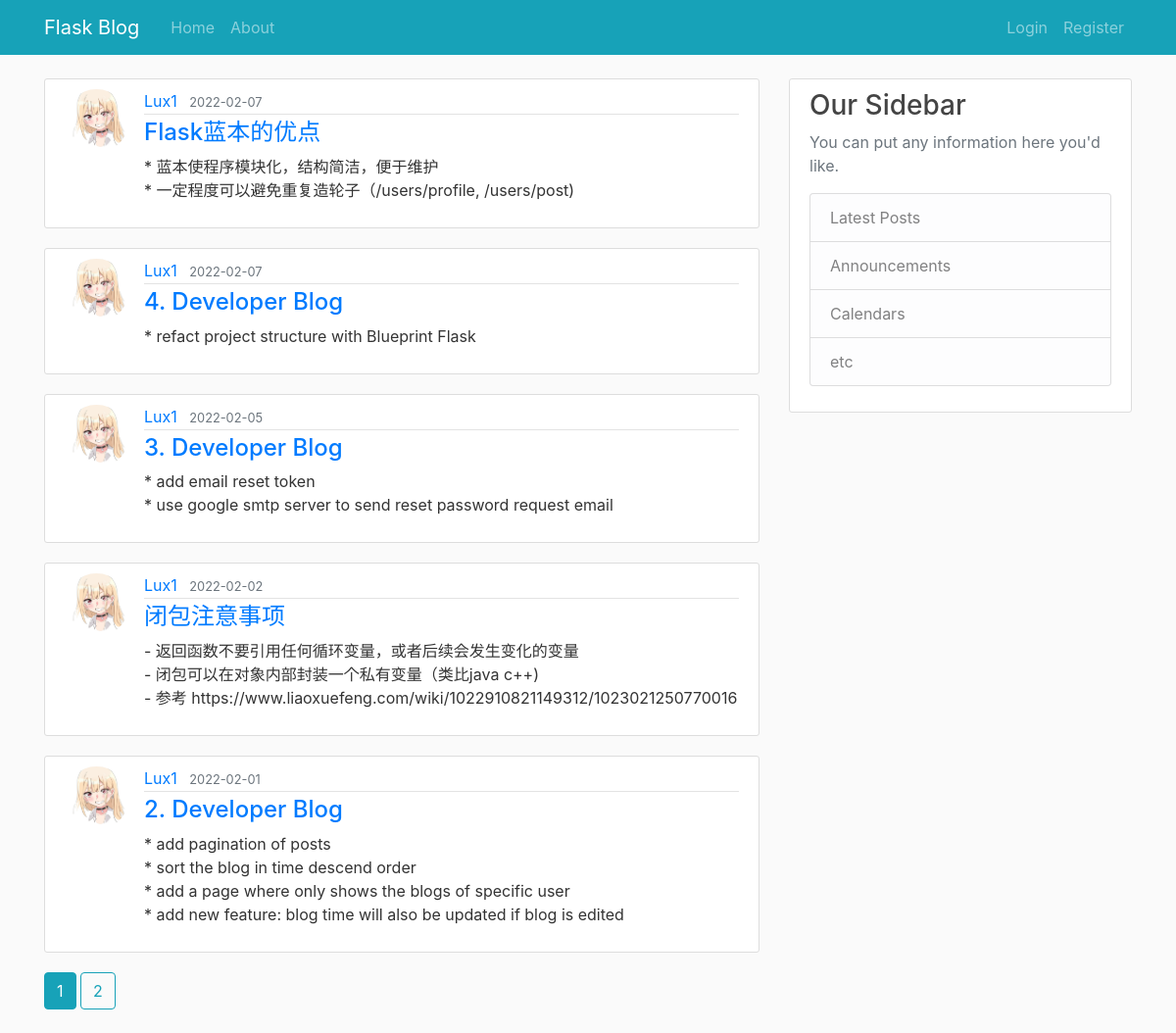
Page /home on the earlier database version.
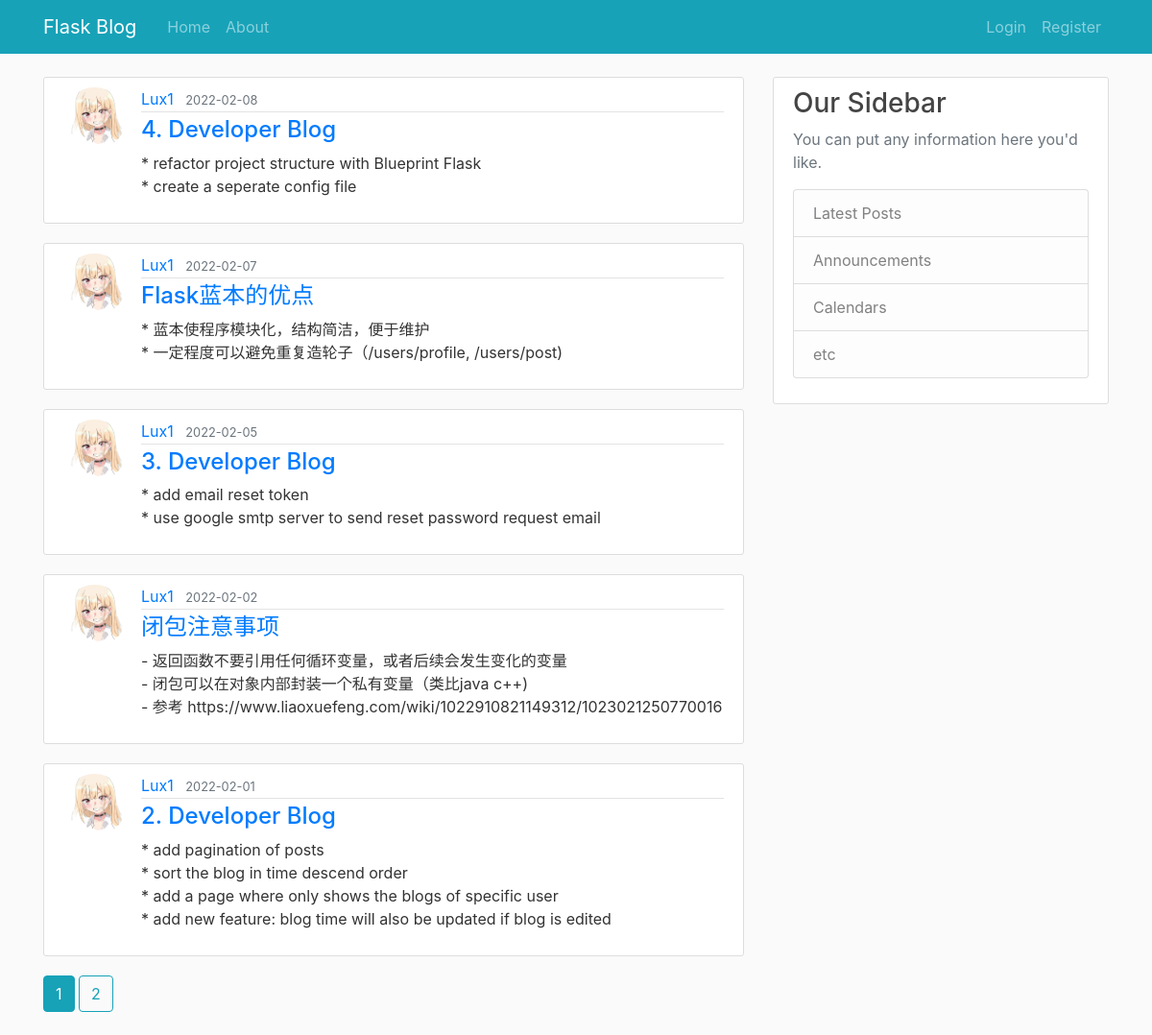
Same page on the later database version.
### flaskblog/models.py (models this page shows, shortened)
class Post(db.Model):
    id = db.Column(db.Integer, primary_key=True)
    title = db.Column(db.String(100), nullable=False)
    date_posted = db.Column(db.DateTime, nullable=False, default=datetime.utcnow)
    content = db.Column(db.Text, nullable=False)
    user_id = db.Column(db.Integer, db.ForeignKey('user.id'), nullable=False)

class User(db.Model, UserMixin):
    id = db.Column(db.Integer, primary_key=True)
    username = db.Column(db.String(20), unique=True, nullable=False)
    email = db.Column(db.String(120), unique=True, nullable=False)
    image_file = db.Column(db.String(20), nullable=False, default='default.png')
    password = db.Column(db.String(60), nullable=False)
    posts = db.relationship('Post', backref='author', lazy=True)

### flaskblog/main/routes.py (the view)
@main.route('/')
@main.route('/home')
def home():
    page = request.args.get('page', 1, type=int)
    posts = Post.query.order_by(Post.date_posted.desc()).paginate(page=page, per_page=5)
    return render_template('home.html', posts=posts, title="home")

### flaskblog/templates/home.html
{% extends "template.html" %}
{% block content %}
    {% for post in posts.items %}
        <article class="media content-section">
            {% if post.author.image_file != 'default.png' %}
                <img class="rounded-circle article-img" src="{{url_for('static', filename='profile_img/' + post.author.id|string + '/' + post.author.image_file)}}">
            {% else %}
                <img class="rounded-circle article-img" src="{{'static\\profile_img\\default.png'}}">
            {% endif %}
            <div class="media-body">
                <div class="article-metadata">
                    <a class="mr-2" href="{{url_for('users.user_post', username=post.author.username)}}">{{post.author.username}}</a>
                    <small class="text-muted">{{post.date_posted.strftime('%Y-%m-%d')}}</small>
                </div>
                <h4 class="article-title" ><a href='{{url_for('posts.post', post_id=post.id)}}'>{{post.title}}</a></h2>
                <p class="article-content">{{post.content}}</p>
            </div>
        </article>
    {% endfor %}
    {% for page_num in posts.iter_pages(left_edge=1, right_edge=1, left_current=1, right_current=2) %}
        {% if page_num %}
            {% if posts.page == page_num %}
                <a class="btn btn-info mb-4" href="{{url_for('main.home', page=page_num)}}">{{page_num}}</a>
            {% else %}
                <a class="btn btn-outline-info mb-4" href="{{url_for('main.home', page=page_num)}}">{{page_num}}</a>
            {% endif %}
        {% else %}
            ...
        {% endif %}
    {% endfor %}
{% endblock content %}

### flaskblog/templates/template.html (shortened to what this page needs)
<!DOCTYPE html>
<html>
    <head>
        <link rel="stylesheet" href="https://maxcdn.bootstrapcdn.com/bootstrap/4.0.0/css/bootstrap.min.css">
        <link rel="stylesheet" type="text/css" href="{{ url_for('static', filename='main.css') }}">
    </head>
    <body>
            <nav class="navbar navbar-expand-md navbar-dark bg-info fixed-top">
              <div class="container">
                <a class="navbar-brand mr-4" href="/">Flask Blog</a>
                <div class="collapse navbar-collapse" id="navbarToggle">
                  <div class="navbar-nav mr-auto">
                    <a class="nav-item nav-link" href="{{url_for('main.home')}}">Home</a>
                    <a class="nav-item nav-link" href="{{url_for('main.about')}}">About</a>
                  </div>
                  <div class="navbar-nav">
                    {% if current_user.is_authenticated %}
                      <li class="nav-item dropdown nav-user">
                        <a class="nav-link nav-user-img avatar-lightbox" href="#" data-toggle="dropdown" aria-haspopup="true" aria-expanded="false" id="Userdropdownmenu">
                          {% if current_user.image_file != 'default.png' %}
                            <img class="rounded-circle avatar-lightbox" src="{{url_for('static', filename='profile_img/' + current_user.id|string + '/' + current_user.image_file)}}" height="25"  width="25" alt="Avatar">
                          {% else %}
                            <img class="rounded-circle avatar-lightbox" src="{{'static\\profile_img\\default.png'}}" height="25" alt="Avatar">
                          {% endif %}
                        </a>
                        <div class="dropdown-menu dropdown-menu-right nav-user-dropdown" aria-labelledby="Userdropdownmenu">
                          <div class="nav-user-info">
                            <h5 class="nav-user-name">{{current_user.username}}</h5>
                          </div>
                          <hr>
                          <a class="dropdown-item" href="{{url_for('posts.new_post')}}"><i class="fas fa-pen-square mr-2"></i>Create Post</a>
                          <a class="dropdown-item" href="{{url_for('users.account')}}"><i class="fas fa-user mr-2"></i>Account</a>
                          <a class="dropdown-item" href="{{url_for('users.logout')}}"><i class="fas fa-power-off mr-2"></i>Logout</a>
                        </div>
                      </li>
                      <!--
                      <a class="nav-item nav-link" href="{{url_for('users.account')}}">Account</a>
                      <a class="nav-item nav-link" href="{{url_for('users.logout')}}">Logout</a>
                      -->
                    {% else %}
                      <a class="nav-item nav-link" href="{{url_for('users.login')}}">Login</a>
                      <a class="nav-item nav-link" href="{{url_for('users.register')}}">Register</a>
                    {% endif %}
                  </div>
                </div>
              </div>
            </nav>
        <main role="main" class="container">
            <div class="row">
                <div class="col-md-8">
                    {% block content %}{% endblock %}
                </div>
                <div class="col-md-4">
                  <div class="content-section">
                    <h3>Our Sidebar</h3>
                    <p class='text-muted'>You can put any information here you'd like.
                      <ul class="list-group">
                        <li class="list-group-item list-group-item-light">Latest Posts</li>
                        <li class="list-group-item list-group-item-light">Announcements</li>
                        <li class="list-group-item list-group-item-light">Calendars</li>
                        <li class="list-group-item list-group-item-light">etc</li>
                      </ul>
                    </p>
                  </div>
                </div>
            </div>
        </main>
    </body>
</html>

### flaskblog/static/main.css (style rules this page uses)
body { background: #fafafa; color: #333333; margin-top: 5rem; }
h1, h2, h3, h4, h5, h6 { color: #444444; }
.content-section { background: #ffffff; padding: 10px 20px; border: 1px solid #dddddd; border-radius: 3px; margin-bottom: 20px; }
.article-title { color: #444444; }
.article-content { white-space: pre-line; }
.article-img { height: 65px; width: 65px; margin-right: 16px; }
.article-metadata { padding-bottom: 1px; margin-bottom: 4px; border-bottom: 1px solid #e3e3e3 }

Differences in the rows shown:
changed Post "4. Developer Blog": date_posted "2022-02-07" → "2022-02-08"; content "* refact project structure with Blueprint Flask" → "* refactor project structure with Blueprint Flask * create a seperate config file"; moves up the list
